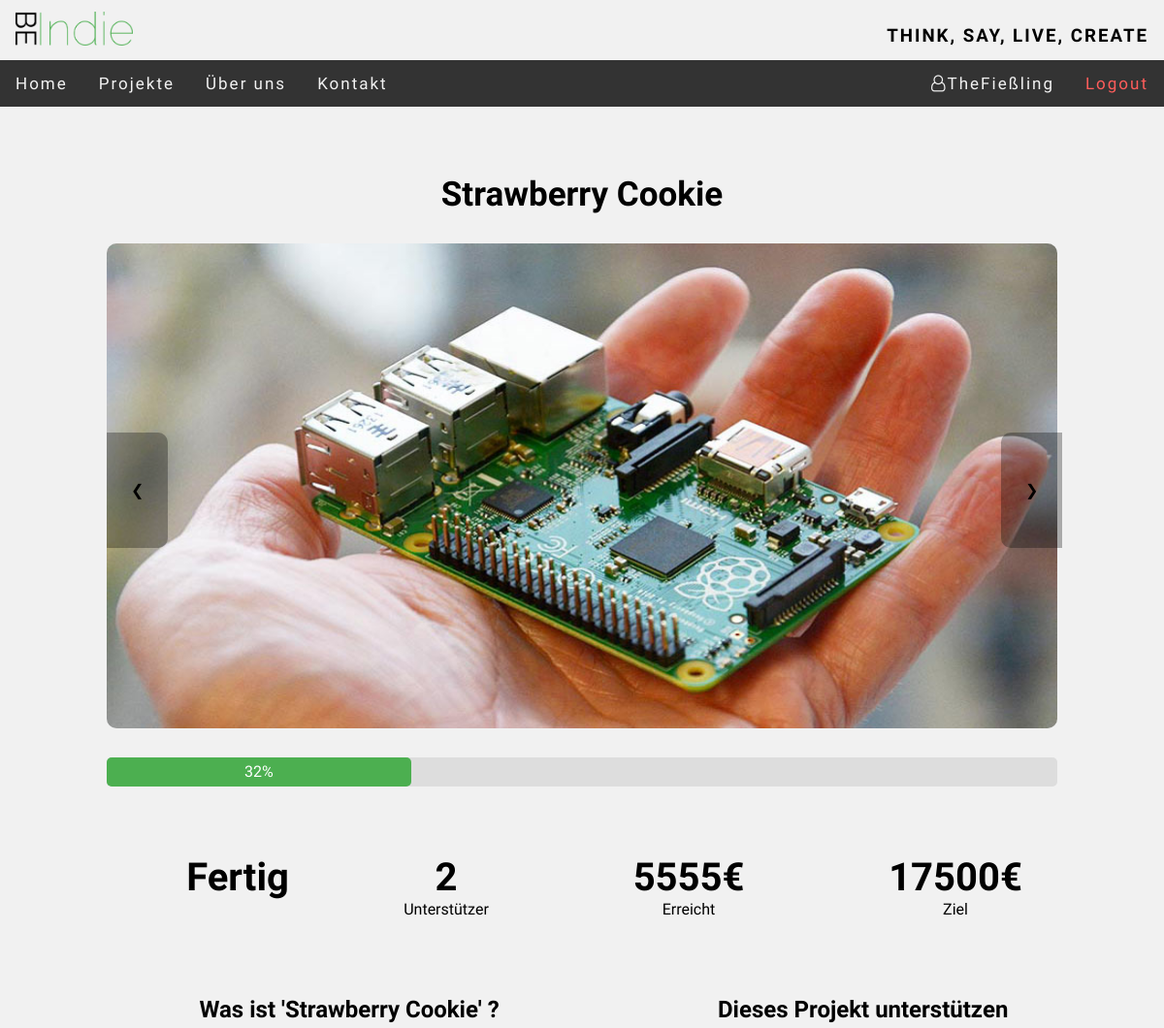
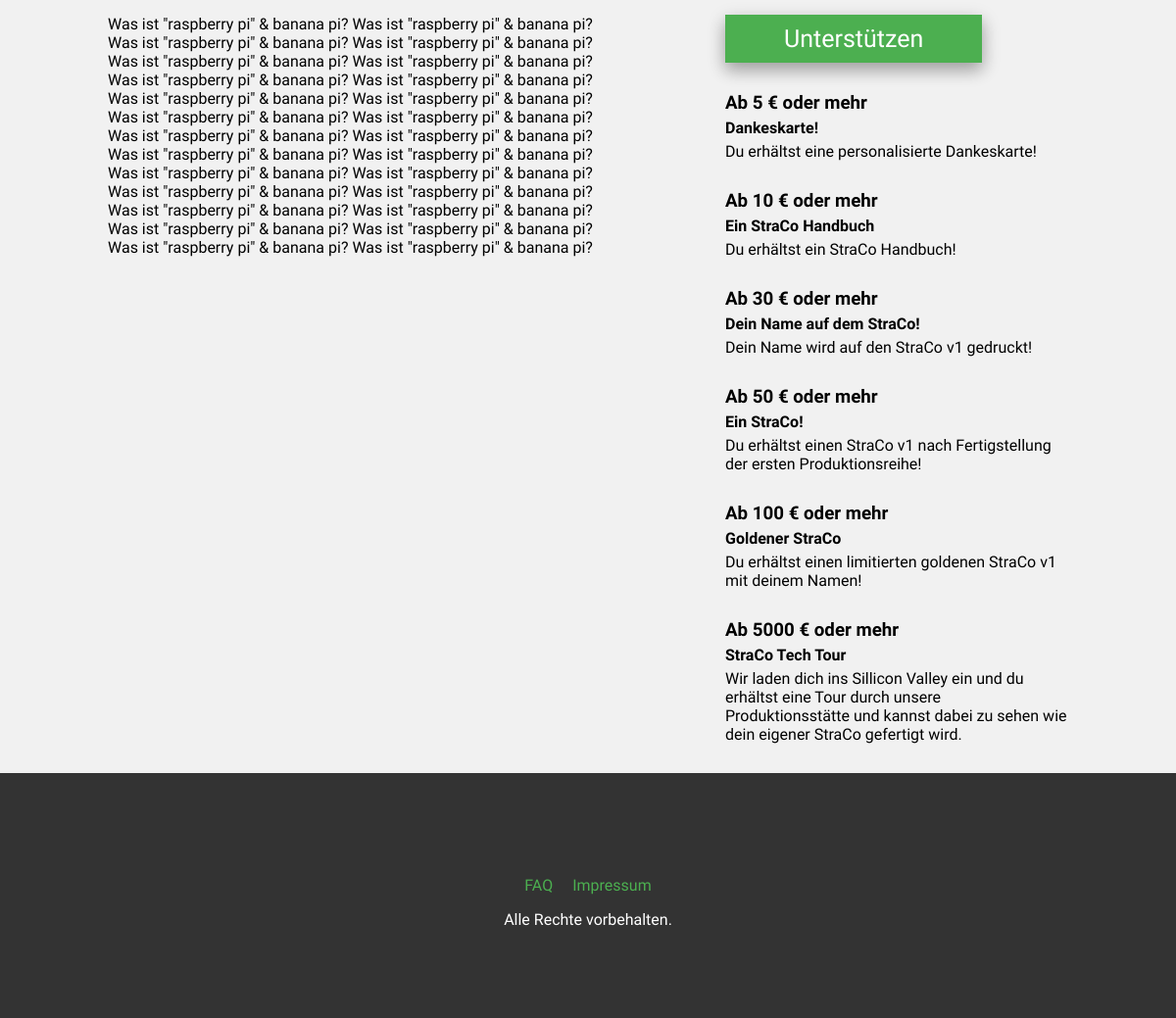
The app's page /BeIndie/index.php?page=projects&q=8 (signed in) with its own data (2 pictures, top to bottom).
### tables this page shows
CREATE TABLE `project` (
  `project_ID` int(11) NOT NULL,
  `creator` varchar(200) NOT NULL,
  `title` varchar(200) NOT NULL,
  `goal` int(11) NOT NULL,
  `current_status` int(11) NOT NULL,
  `start_date` date NOT NULL,
  `end_date` date NOT NULL,
  `category` varchar(200) NOT NULL,
  `description` text NOT NULL
);

CREATE TABLE `project_image` (
  `image_ID` int(11) NOT NULL,
  `project_ID` int(11) NOT NULL,
  `image_path` varchar(200) NOT NULL
);

CREATE TABLE `reward` (
  `reward_ID` int(11) NOT NULL,
  `project_ID` int(11) NOT NULL,
  `min_amount` int(11) NOT NULL,
  `r_title` varchar(50) NOT NULL,
  `r_text` varchar(200) NOT NULL
);

### BeIndie/includes/pages/projects/projects.php (the view, shortened to what this page needs)
<div id="all_projects">
    <?php
    include ("includes/functions/swConnect.php");
    ?>
    <?php
        $project_ID = $_GET["q"];
        $titel = "select title from project where project_ID = $project_ID";
        $result1 = mysqli_query($conn, $titel);
        $row1 = mysqli_fetch_array($result1);
        $current = "select current_status from project where project_ID = $project_ID";
        $result3 = mysqli_query($conn, $current);
        $row3 = mysqli_fetch_array($result3);
        $goal = "select goal from project where project_ID = $project_ID";
        $result4 = mysqli_query($conn, $goal);
        $row4 = mysqli_fetch_array($result4);
        $slideshow = "select image_path from project_image pi join project p on pi.project_ID = p.project_ID where pi.project_ID = $project_ID";
        $result2 = mysqli_query($conn, $slideshow);
        $hours= "select UNIX_TIMESTAMP(end_date) from project where project_ID = $project_ID";
        $result5 = mysqli_query($conn, $hours);
        $row5 = mysqli_fetch_array($result5);
        $time = round(($row5["UNIX_TIMESTAMP(end_date)"] - strtotime(date('Y-m-d')))/ 3600);
        $days = round(($row5["UNIX_TIMESTAMP(end_date)"] - strtotime(date('Y-m-d')))/ 86400);
        $backers = "select count(t.project_ID) from transaction t join project p on t.project_ID = p.project_ID where t.project_ID = $project_ID";
        $result6 = mysqli_query($conn, $backers);
        $row6 = mysqli_fetch_array($result6);
        $text = "select description from project where project_ID = $project_ID";
        $result7 = mysqli_query($conn, $text);
        $row7 = mysqli_fetch_array($result7);
        $rewards = "SELECT * from reward where project_ID = $project_ID order by min_amount asc";
        $result8 = mysqli_query($conn, $rewards);
    ?>
    <div id="project">
            <h1><?=  $row1["title"] ?></h1>
        <div id="slideshow">
        <?php
        while ($row2 = mysqli_fetch_array($result2)) {
        ?>
        <img class="slideshow" src=<?= $row2 ["image_path"] ?> >
        <?php }
        ?>
        <a class="left" onclick="plusDivs(-1)">&#10094;</a>
        <a class="right" onclick="plusDivs(1)">&#10095;</a>
        </div>
        <div id="progress">
          <div id="progressbar">
            <div id="label"><?= round($row3["current_status"] / $row4["goal"] * 100) . '%'  ?></div>
          </div>
        </div>
        <div id="info">
            <div id ="timetogo">
                <?php
                if ($time <= 0) { ?>
                <h2> <?php echo 'Fertig' ?> </h2>
                <?php }
                elseif ($time > 72) { ?>
                    <h2> <?php echo $days ?> </h2>
                    <p><b>Tage</b> bis zum Ziel</p>
                <?php }
                else { ?>
                   <h2><?php echo $time ?></h2>
                   <p><b>Stunden</b> bis zum Ziel</p>
                <?php } ?>
            </div>
            <div id ="backers">
                    <h2><?= $row6["count(t.project_ID)"]?></h2>
                    <p>Unterstützer</p>
            </div>
            <div id="amount">
            <h2> <?= $row3["current_status"]?>€</h2>
            <p>Erreicht</p>
            </div>
            <div id="goal">
            <h2> <?= $row4["goal"]?>€</h2>
            <p>Ziel</p>
            </div>
        </div>
            <div id ="Text">
                <div id ="desciption">
                    <h2>Was ist '<?= $row1["title"] ?>' ?</h2>
                    <p><?= $row7["description"] ?></p>
                </div>
           <div id ="backing">
                    <h2>Dieses Projekt unterstützen</h2>
                    <a href="index.php?page=support_project&id=<?=$project_ID?>">Unterstützen</a>
            <?php
            while ($row8 = mysqli_fetch_array($result8)){
            ?>
                    <h3>Ab <?= $row8["min_amount"]?> € oder mehr</h3>
                    <h4><?= $row8["r_title"]?></h4>
                    <p><?= $row8["r_text"] ?></p>
            <?php  } ?>
            </div>
        </div>
    </div>
</div>

### BeIndie/css/style.css (style rules this page uses)
* { margin: 0; }
body { background-color: #f1f1f1; }
body,h2,h3,h4,h5,h6,h7 { font-family: 'Raleway', sans-serif; }
h1 { font-size: 35px; }

### BeIndie/includes/pages/projects/css/projects.css (style rules this page uses)
#project { width: 980px; margin: 0 auto; }
h1 { padding-top: 70px; padding-bottom: 30px; text-align: center; }
#slideshow img { margin: auto; width: 100%; border-radius: 10px; height: 500px; margin-bottom: 30px; }
#slideshow a { position:absolute; border:none; display:inline-block; outline:0; vertical-align:middle; overflow:hidden; cursor:pointer; background: none; transition-duration: 1s; padding:50px 25px; margin-top: -335px; background: rgba(0, 0, 0, 0.3); position:absolute; }
#slideshow a.left { border-radius: 0 10px 10px 0; }
#slideshow a.right { margin-left: 922px; border-radius: 10px 0 0 10px; }
h2 { text-align: center; margin-top: 50px; padding-bottom: 20px; padding-top: 20px; }
#progress { border-radius: 5px; position: relative; width: 100%; height: 30px; background-color: #ddd; z-index: -10; }
#progressbar { border-radius: 5px; position: absolute; max-width: 980px; height: 100%; background-color: #4CAF50; }
#label { text-align: center; line-height: 30px; color: white; }
#info h2 { font-size: 40px; text-align: center; padding-bottom: 0px; }
#timetogo { float:left; padding-left: 50px; width: 170px; padding-bottom: 10px; text-align: center; }
#backers { float:left; padding-left: 80px; width: 100px; padding-bottom: 10px; text-align: center; }
#amount { float:left; padding-left: 100px; width: 200px; padding-bottom: 10px; text-align: center; }
#goal { float:left; padding-left: 100px; width: 150px; padding-bottom: 10px; text-align: center; }
#desciption { float:left; max-width:500px; word-wrap:break-word; }
#backing { float:right; max-width:350px; word-wrap:break-word; }
#backing h2 { text-align: left; }
#backing h3,h4 { padding-bottom: 5px; }
#backing p { padding-bottom: 30px; }
#backing a { text-decoration: none; background-color: #4CAF50; border: none; color: white; padding: 10px 60px; display: inline-block; margin-bottom: 30px; font-size: 25px; box-shadow:0 8px 16px 0 rgba(0,0,0,0.2),0 6px 20px 0 rgba(0,0,0,0.19); cursor:pointer; z-index: -10; }

### records on screen
project: title "Strawberry Cookie", $row3["current_status"] / $row4["goal"] * 100 "32", current_status "5555", goal "17500", description "Was ist \"raspberry pi\" & banana pi? Was ist \"raspberry pi\" & banana pi? Was ist \"raspberry pi\" & banana pi? Was ist \"raspberry pi\" & banana pi? Was ist \"raspberry pi\" & banana pi? Was ist \"raspberry pi\" & banana pi? Was ist \"raspberry pi\" & banana pi? Was ist \"raspberry pi\" & banana pi? Was ist \"raspberry pi\" & banana pi? Was ist \"raspberry pi\" & banana pi? Was ist \"raspberry pi\" & banana pi? Was ist \"raspberry pi\" & banana pi? Was ist \"raspberry pi\" & banana pi? Was ist \"raspberry pi\" & banana pi? Was ist \"raspberry pi\" & banana pi? Was ist \"raspberry pi\" & banana pi? Was ist \"raspberry pi\" & banana pi? Was ist \"raspberry pi\" & banana pi? Was ist \"raspberry pi\" & banana pi? Was ist…"
project_image: image_path (picture)
reward: min_amount "5", r_title "Dankeskarte!", r_text "Du erhältst eine personalisierte Dankeskarte!"
reward: min_amount "10", r_title "Ein StraCo Handbuch", r_text "Du erhältst ein StraCo Handbuch!"
reward: min_amount "30", r_title "Dein Name auf dem StraCo!", r_text "Dein Name wird auf den StraCo v1 gedruckt!"
reward: min_amount "50", r_title "Ein StraCo!", r_text "Du erhältst einen StraCo v1 nach Fertigstellung der ersten Produktionsreihe!"
reward: min_amount "100", r_title "Goldener StraCo", r_text "Du erhältst einen limitierten goldenen StraCo v1 mit deinem Namen!"
reward: min_amount "5000", r_title "StraCo Tech Tour", r_text "Wir laden dich ins Sillicon Valley ein und du erhältst eine Tour durch unsere Produktionsstätte und kannst dabei zu sehen wie dein eigener StraCo gefertigt wird."

### other values on screen
$_SESSION["username"] "TheFießling"
$row6["count(t.project_ID)"] "2"
